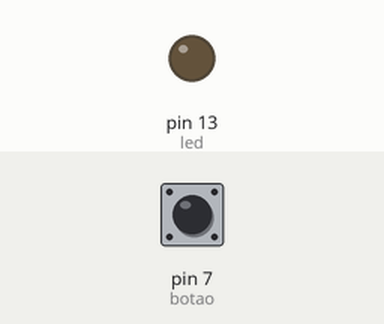
A sketch run on a simulated Arduino Uno, built with avr-gcc and run on an emulated ATmega328P. Parts: output pins drawn as LEDs (lit = HIGH). Inputs (shaded band) come from the test bench; at power-on: pin 7 (botao) HIGH. What the sketch prints to the serial monitor is not drawn.

Above: at 1.2 s.
1.3 s: pin 7 (botao) pulled LOW for 0.15 s
At 1.38 s:
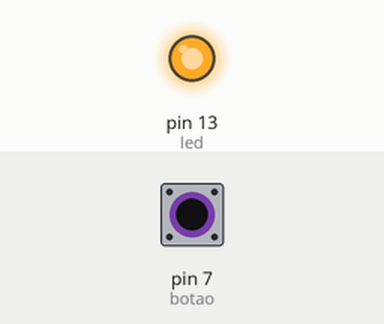
2.9 s: pin 7 (botao) pulled LOW for 3.2 s
At 7.3 s:
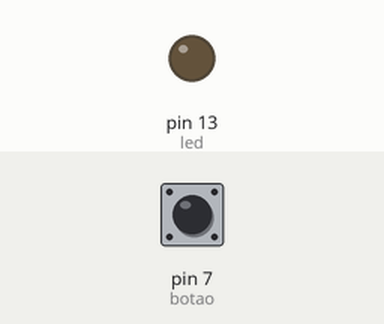
Timing chart, 0 to 8.8 s (numbered marks = the images above; inputs shaded):
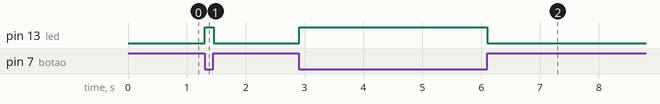

The sketch:

codigo.ino
```cpp
int botao = 7; //
int led = 13; //
int estadobotao = 0;//


void setup(){
  Serial.begin(9600);
  pinMode(led, OUTPUT);
  pinMode(botao, INPUT_PULLUP);
}
void loop(){
  int estadobotao = digitalRead(botao);
  Serial.println(estadobotao);
  if (estadobotao == LOW){
    digitalWrite(led, HIGH);
  }
  if (estadobotao == HIGH){
    digitalWrite(led, LOW);
  }

}
```

Measured:
- after the input at 1.3 s, pin 13 (led): LOW → HIGH at once, → LOW 0.15 s later
- after the input at 2.9 s, pin 13 (led): LOW → HIGH at once, → LOW 3.2 s later
